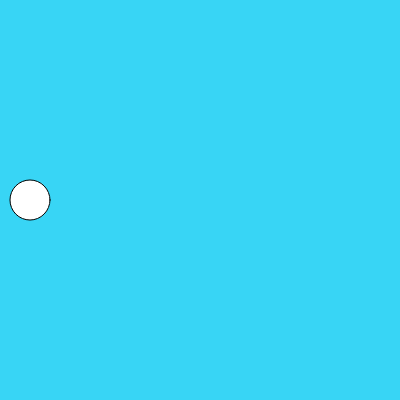
Frame 1 (no input)
Frame 60 (no input): identical to frame 1, image omitted
Frame 120 (the mouse pressed at the canvas centre since frame 60): identical to frame 1, image omitted

The p5.js sketch that drew this single still picture (run headless with seeded random() and noise() and a simulated clock; from frame 60 on, the mouse is pressed at the canvas centre):

// p5.js sketch
// ── sketch.js
function setup() {
  createCanvas(400, 400);
  
}

function draw() {
  background(56, 213, 245);
  circle(30,200,40)
 

}
